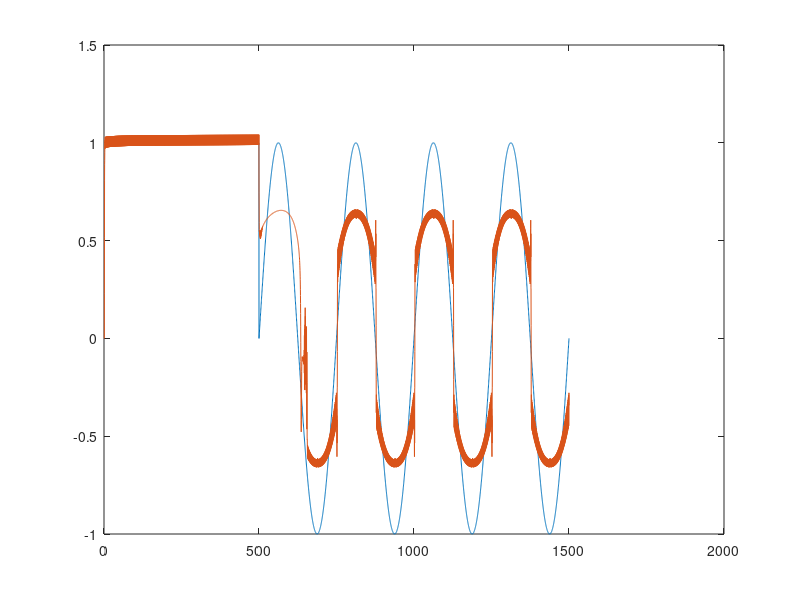

The MATLAB script that drew this image:
%DNUA
%Simulation Parameters and initial conditions

mu = [0.5;0.5];
dt = 0.25;
P = 10;
b = [-1,-1]';
plant = 2; % select 1 (constant) or 2 (changes)


% Reference input 
r = [ones(1,(500/dt)-1),sin(2*pi*(500:dt:1500)/250)];

% Plant dynamics
if plant == 2
    % (2) Plant dynamics change half way
    alpha=[1.2*ones(1,(500/dt)-1),1*ones(1,length(500:dt:1500));...
        1*ones(1,(500/dt)-1),0.4*ones(1,length(500:dt:1500));...
        0.8*ones(1,(500/dt)-1),0.6*ones(1,length(500:dt:1500))];
    beta=[0.76*ones(1,(500/dt)-1),0.75*ones(1,length(500:dt:1500));...
        0.7*ones(1,(500/dt)-1),0.5*ones(1,length(500:dt:1500))];
elseif plant == 1
    % (1) Plant dynamics constant
    alpha=[1.2*ones(1,(500/dt)-1),1.2*ones(1,length(500:dt:1500));...
        1*ones(1,(500/dt)-1),1*ones(1,length(500:dt:1500));...
        0.8*ones(1,(500/dt)-1),0.8*ones(1,length(500:dt:1500))];
    beta=[0.76*ones(1,(500/dt)-1),0.76*ones(1,length(500:dt:1500));...
        0.7*ones(1,(500/dt)-1),0.7*ones(1,length(500:dt:1500))];
else
    disp('Error: Invalid plant selected. Please choose 1/2 and re-execute.')
    keyboard
end


x0 = [0;0];
x1 = zeros(2,floor(1500/dt)); x1(:,1:2) = [x0,x0];
x2 = zeros(2,floor(1500/dt)); x2(:,1:2) = [x0,x0];
xp = zeros(1,floor(1500/dt)); xp(1:2) = [0,0];
u1 = [0,0,0];

S = zeros(P,2);
e = zeros(P,1);
z_b = [0,0;0,0];

for k = 3:ceil(1500/dt)
    % Forward pass
    % (1) DNU 1
    u1(2:end) = u1(1:end-1);
    u1(1) = tanh(x1(1,k));
    f1 = 1 - x1(1,k)^2;
    x1(:,k+1) = [x1(2,k);r(k) - tanh(b(1)*x1(1,k)) - tanh(b(2)*x1(2,k)*f1)];
    
    % (2) Plant
    xp(k) = dt*(xp([k-1,k-2])*beta(:,k) + u1*alpha(:,k));
    
    % (3) DNU 2
    u2 = tanh(x2(1,k));
    f2 = 1 - x2(1,k)^2;
    x2(:,k+1) = [x2(2,k);xp(k) - tanh(b(1)*x2(1,k)) - tanh(b(2)*x2(2,k)*f2)];
    
    % Back propagation
    e(1:end-1) = e(2:end);
    e(end) = u1(1) - u2;
    
    f_prime = -2*x2(1,k);
    phi_x = [0,1;-(((sech(b(1)*x2(1,k)))^2)*b(1) + (sech(b(2)*...
        x2(2,k)*f2)^2)*b(2)*x2(2,k)*f_prime),-...
        ((sech(b(2)*x2(2,k)*f2))^2)*b(2)*f2];
    phi_b = [0,0;-((sech(b(1)*x2(1,k)))^2)*x2(1,k),-...
        ((sech(b(1)*x2(2,k)*f2))^2)*x2(2,k)*f2];
    psi_x = [(sech(x2(1,k)))^2,0];
    psi_b = [0,0];
    
    S(1:end-1,:) = S(2:end,:);
    S(end,:) = psi_x*z_b + psi_b;
    
    z_b = phi_x*z_b + phi_b;
    
    % Weight updation
    grad = ((sum([e,e].*S,1))')/min(P,k);
    delta_b = mu.*grad;
    b = (b + delta_b);
end

%Plots
plot((dt:dt:1500),r);
hold on
plot((dt:dt:1500),xp);

